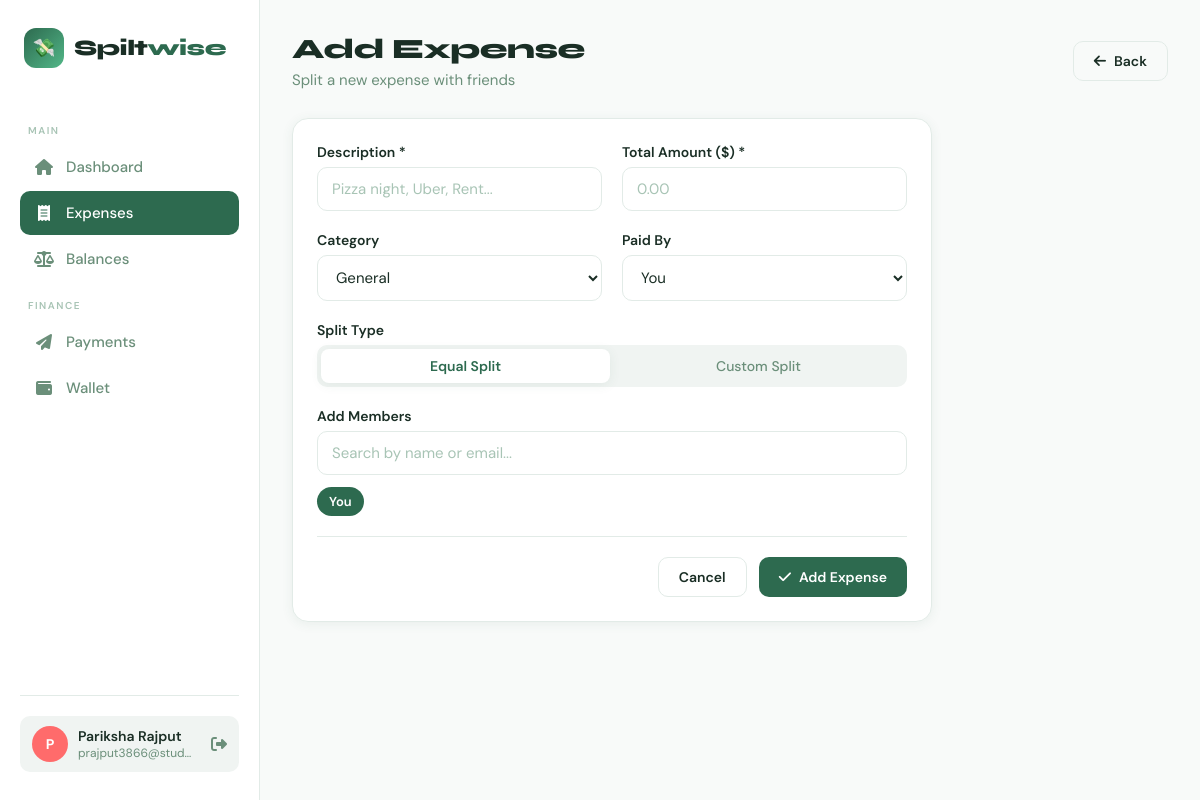
Page /expenses/add (signed in) on the committed database.
### app.py (models this page shows)
class User(db.Model):
    id           = db.Column(db.Integer, primary_key=True)
    name         = db.Column(db.String(120), nullable=False)
    email        = db.Column(db.String(120), unique=True, nullable=False)
    password     = db.Column(db.String(256), nullable=False)
    avatar_color = db.Column(db.String(20), default="#4ECDC4")
    created_at   = db.Column(db.DateTime, default=datetime.utcnow)
    wallet       = db.relationship("Wallet", back_populates="user", uselist=False)

### app.py (the view, shortened to what this page needs)
@app.route("/expenses/add", methods=["GET", "POST"])
@login_required
def add_expense():
    all_users = User.query.all()
    return render_template("add_expense.html", all_users=all_users, uid=session["user_id"])

### app.py (called while the page is built)
def login_required(f):
    @wraps(f)
    def decorated(*args, **kwargs):
        if "user_id" not in session:
            ip = request.remote_addr
            record_unauthorized_access(ip, request.path, request.method)
            return redirect(url_for("login"))
        return f(*args, **kwargs)
    return decorated

def get_current_user():
    if "user_id" in session:
        return User.query.get(session["user_id"])
    return None

### templates/add_expense.html (shortened to what this page needs)
{% extends "base.html" %}
{% block content %}
<div class="page-header animate">
  <div>
    <div class="page-title">Add Expense </div>
    <div class="page-subtitle">Split a new expense with friends</div>
  </div>
  <a href="{{ url_for('expenses') }}" class="btn btn-outline"><i class="fa-solid fa-arrow-left"></i> Back</a>
</div>
<div style="max-width:640px">
  <div class="card animate delay-1">
    <form method="POST" id="expense-form">
      <div class="grid grid-2">
        <div class="form-group">
          <label class="form-label">Description *</label>
          <input type="text" name="description" class="form-control" placeholder="Pizza night, Uber, Rent..." required>
        </div>
        <div class="form-group">
          <label class="form-label">Total Amount ($) *</label>
          <input type="number" name="amount" id="total-amount" class="form-control" placeholder="0.00" step="0.01" min="0.01" required>
        </div>
      </div>
      <div class="grid grid-2">
        <div class="form-group">
          <label class="form-label">Category</label>
          <select name="category" class="form-control">
            <option selected>General</option>
          </select>
        </div>
        <div class="form-group">
          <label class="form-label">Paid By</label>
          <select name="paid_by" class="form-control">
            <option value="{{ uid }}">You</option>
          </select>
        </div>
      </div>
      <div class="form-group">
        <label class="form-label">Split Type</label>
        <div class="tabs" style="margin-bottom:0">
          <div class="tab active" data-type="equal" onclick="setSplitType('equal')"> Equal Split</div>
          <div class="tab" data-type="custom" onclick="setSplitType('custom')"> Custom Split</div>
        </div>
      </div>
      <div class="form-group">
        <label class="form-label">Add Members</label>
        <div style="position:relative">
          <input type="text" id="user-search" class="form-control" placeholder="Search by name or email..." autocomplete="off">
        </div>
        <div id="members-list" style="display:flex;flex-wrap:wrap;gap:8px;margin-top:12px">
          <div class="member-chip" data-id="{{ uid }}" style="display:flex;align-items:center;gap:6px;background:var(--primary);color:white;padding:6px 12px;border-radius:20px;font-size:13px;font-weight:600">
            <span>You</span>
          </div>
        </div>
      </div>
      <div class="divider"></div>
      <div style="display:flex;gap:12px;justify-content:flex-end">
        <a href="{{ url_for('expenses') }}" class="btn btn-outline">Cancel</a>
        <button type="submit" class="btn btn-primary"><i class="fa-solid fa-check"></i> Add Expense</button>
      </div>
    </form>
  </div>
</div>
{% endblock %}

### templates/base.html (shortened to what this page needs)
<!DOCTYPE html>
<html lang="en">
<head>
  <link rel="stylesheet" href="https://cdnjs.cloudflare.com/ajax/libs/font-awesome/6.5.0/css/all.min.css"/>
</head>
<body>
  {% if session.user_id %}
  <nav class="sidebar">
    <div class="logo">
      <div class="logo-icon">💸</div>
      <div class="logo-text">Spilt<span>wise</span></div>
    </div>
    <div class="nav-label">Main</div>
    <a href="{{ url_for('dashboard') }}" class="nav-link {% if request.endpoint=='dashboard' %}active{% endif %}">
      <i class="fa-solid fa-house"></i> Dashboard
    </a>
    <a href="{{ url_for('expenses') }}" class="nav-link {% if request.endpoint in ['expenses','add_expense'] %}active{% endif %}">
      <i class="fa-solid fa-receipt"></i> Expenses
    </a>
    <a href="{{ url_for('balances') }}" class="nav-link {% if request.endpoint=='balances' %}active{% endif %}">
      <i class="fa-solid fa-scale-balanced"></i> Balances
    </a>
    <div class="nav-label">Finance</div>
    <a href="{{ url_for('payments') }}" class="nav-link {% if request.endpoint=='payments' %}active{% endif %}">
      <i class="fa-solid fa-paper-plane"></i> Payments
    </a>
    <a href="{{ url_for('wallet') }}" class="nav-link {% if request.endpoint=='wallet' %}active{% endif %}">
      <i class="fa-solid fa-wallet"></i> Wallet
    </a>
    <div class="sidebar-bottom">
      {% set user = get_current_user() %}
      {% if user %}
      <div class="user-pill">
        <div class="avatar" style="background: {{ user.avatar_color }}">{{ user.name[0].upper() }}</div>
        <div class="user-info">
          <div class="user-name">{{ user.name }}</div>
          <div class="user-email">{{ user.email }}</div>
        </div>
        <a href="{{ url_for('logout') }}" title="Logout" style="color: var(--text-muted); margin-left: 4px;">
          <i class="fa-solid fa-right-from-bracket"></i>
        </a>
      </div>
      {% endif %}
    </div>
  </nav>
  {% endif %}
  <main class="main">
    {% block content %}{% endblock %}
  </main>
</body>
</html>

### rows in the picture
User: name "P", name "Pariksha Rajput", email "prajput3866@stud…"
